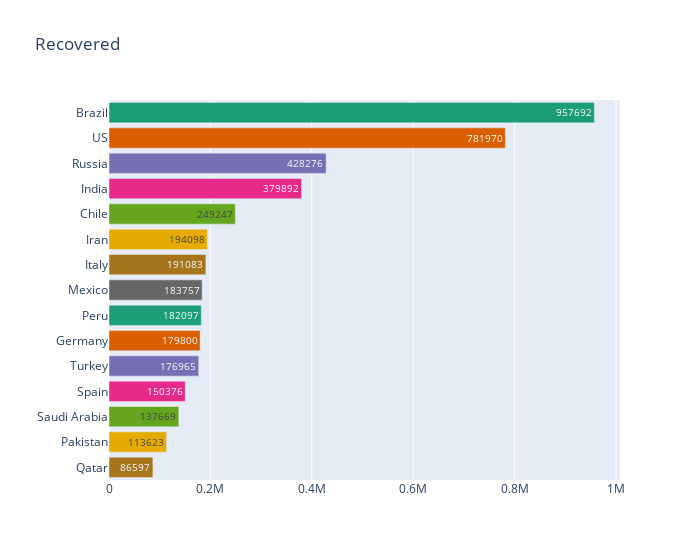

Notebook cell for this chart:
### Markdown cell above
### Recovered cases

### Code cell
plot_barh('Recovered')

### Figure 1 — Plotly figure (JSON) as saved in the notebook; plotly's stock layout.template omitted (floating-point values rounded to 4 significant figures)
{"data": [{"alignmentgroup": "True", "customdata": [[1496858, 61884]], "hovertemplate": "Country/Region=%{y}<br>Recovered=%{text}<br>Confirmed=%{customdata[0]}<br>Deaths=%{customdata[1]}<extra></extra>", "legendgroup": "Brazil", "marker": {"color": "rgb(27,158,119)"}, "name": "Brazil", "offsetgroup": "Brazil", "orientation": "h", "showlegend": true, "text": [957692], "textposition": "auto", "type": "bar", "x": [957692], "xaxis": "x", "y": ["Brazil"], "yaxis": "y"}, {"alignmentgroup": "True", "customdata": [[2739879, 128740]], "hovertemplate": "Country/Region=%{y}<br>Recovered=%{text}<br>Confirmed=%{customdata[0]}<br>Deaths=%{customdata[1]}<extra></extra>", "legendgroup": "US", "marker": {"color": "rgb(217,95,2)"}, "name": "US", "offsetgroup": "US", "orientation": "h", "showlegend": true, "text": [781970], "textposition": "auto", "type": "bar", "x": [781970], "xaxis": "x", "y": ["US"], "yaxis": "y"}, {"alignmentgroup": "True", "customdata": [[660231, 9668]], "hovertemplate": "Country/Region=%{y}<br>Recovered=%{text}<br>Confirmed=%{customdata[0]}<br>Deaths=%{customdata[1]}<extra></extra>", "legendgroup": "Russia", "marker": {"color": "rgb(117,112,179)"}, "name": "Russia", "offsetgroup": "Russia", "orientation": "h", "showlegend": true, "text": [428276], "textposition": "auto", "type": "bar", "x": [428276], "xaxis": "x", "y": ["Russia"], "yaxis": "y"}, {"alignmentgroup": "True", "customdata": [[625544, 18213]], "hovertemplate": "Country/Region=%{y}<br>Recovered=%{text}<br>Confirmed=%{customdata[0]}<br>Deaths=%{customdata[1]}<extra></extra>", "legendgroup": "India", "marker": {"color": "rgb(231,41,138)"}, "name": "India", "offsetgroup": "India", "orientation": "h", "showlegend": true, "text": [379892], "textposition": "auto", "type": "bar", "x": [379892], "xaxis": "x", "y": ["India"], "yaxis": "y"}, {"alignmentgroup": "True", "customdata": [[284541, 5920]], "hovertemplate": "Country/Region=%{y}<br>Recovered=%{text}<br>Confirmed=%{customdata[0]}<br>Deaths=%{customdata[1]}<extra></extra>", "legendgroup": "Chile", "marker": {"color": "rgb(102,166,30)"}, "name": "Chile", "offsetgroup": "Chile", "orientation": "h", "showlegend": true, "text": [249247], "textposition": "auto", "type": "bar", "x": [249247], "xaxis": "x", "y": ["Chile"], "yaxis": "y"}, {"alignmentgroup": "True", "customdata": [[232863, 11106]], "hovertemplate": "Country/Region=%{y}<br>Recovered=%{text}<br>Confirmed=%{customdata[0]}<br>Deaths=%{customdata[1]}<extra></extra>", "legendgroup": "Iran", "marker": {"color": "rgb(230,171,2)"}, "name": "Iran", "offsetgroup": "Iran", "orientation": "h", "showlegend": true, "text": [194098], "textposition": "auto", "type": "bar", "x": [194098], "xaxis": "x", "y": ["Iran"], "yaxis": "y"}, {"alignmentgroup": "True", "customdata": [[240961, 34818]], "hovertemplate": "Country/Region=%{y}<br>Recovered=%{text}<br>Confirmed=%{customdata[0]}<br>Deaths=%{customdata[1]}<extra></extra>", "legendgroup": "Italy", "marker": {"color": "rgb(166,118,29)"}, "name": "Italy", "offsetgroup": "Italy", "orientation": "h", "showlegend": true, "text": [191083], "textposition": "auto", "type": "bar", "x": [191083], "xaxis": "x", "y": ["Italy"], "yaxis": "y"}, {"alignmentgroup": "True", "customdata": [[238511, 29189]], "hovertemplate": "Country/Region=%{y}<br>Recovered=%{text}<br>Confirmed=%{customdata[0]}<br>Deaths=%{customdata[1]}<extra></extra>", "legendgroup": "Mexico", "marker": {"color": "rgb(102,102,102)"}, "name": "Mexico", "offsetgroup": "Mexico", "orientation": "h", "showlegend": true, "text": [183757], "textposition": "auto", "type": "bar", "x": [183757], "xaxis": "x", "y": ["Mexico"], "yaxis": "y"}, {"alignmentgroup": "True", "customdata": [[292004, 10045]], "hovertemplate": "Country/Region=%{y}<br>Recovered=%{text}<br>Confirmed=%{customdata[0]}<br>Deaths=%{customdata[1]}<extra></extra>", "legendgroup": "Peru", "marker": {"color": "rgb(27,158,119)"}, "name": "Peru", "offsetgroup": "Peru", "orientation": "h", "showlegend": true, "text": [182097], "textposition": "auto", "type": "bar", "x": [182097], "xaxis": "x", "y": ["Peru"], "yaxis": "y"}, {"alignmentgroup": "True", "customdata": [[196370, 9006]], "hovertemplate": "Country/Region=%{y}<br>Recovered=%{text}<br>Confirmed=%{customdata[0]}<br>Deaths=%{customdata[1]}<extra></extra>", "legendgroup": "Germany", "marker": {"color": "rgb(217,95,2)"}, "name": "Germany", "offsetgroup": "Germany", "orientation": "h", "showlegend": true, "text": [179800], "textposition": "auto", "type": "bar", "x": [179800], "xaxis": "x", "y": ["Germany"], "yaxis": "y"}, {"alignmentgroup": "True", "customdata": [[202284, 5167]], "hovertemplate": "Country/Region=%{y}<br>Recovered=%{text}<br>Confirmed=%{customdata[0]}<br>Deaths=%{customdata[1]}<extra></extra>", "legendgroup": "Turkey", "marker": {"color": "rgb(117,112,179)"}, "name": "Turkey", "offsetgroup": "Turkey", "orientation": "h", "showlegend": true, "text": [176965], "textposition": "auto", "type": "bar", "x": [176965], "xaxis": "x", "y": ["Turkey"], "yaxis": "y"}, {"alignmentgroup": "True", "customdata": [[250103, 28368]], "hovertemplate": "Country/Region=%{y}<br>Recovered=%{text}<br>Confirmed=%{customdata[0]}<br>Deaths=%{customdata[1]}<extra></extra>", "legendgroup": "Spain", "marker": {"color": "rgb(231,41,138)"}, "name": "Spain", "offsetgroup": "Spain", "orientation": "h", "showlegend": true, "text": [150376], "textposition": "auto", "type": "bar", "x": [150376], "xaxis": "x", "y": ["Spain"], "yaxis": "y"}, {"alignmentgroup": "True", "customdata": [[197608, 1752]], "hovertemplate": "Country/Region=%{y}<br>Recovered=%{text}<br>Confirmed=%{customdata[0]}<br>Deaths=%{customdata[1]}<extra></extra>", "legendgroup": "Saudi Arabia", "marker": {"color": "rgb(102,166,30)"}, "name": "Saudi Arabia", "offsetgroup": "Saudi Arabia", "orientation": "h", "showlegend": true, "text": [137669], "textposition": "auto", "type": "bar", "x": [137669], "xaxis": "x", "y": ["Saudi Arabia"], "yaxis": "y"}, {"alignmentgroup": "True", "customdata": [[221896, 4551]], "hovertemplate": "Country/Region=%{y}<br>Recovered=%{text}<br>Confirmed=%{customdata[0]}<br>Deaths=%{customdata[1]}<extra></extra>", "legendgroup": "Pakistan", "marker": {"color": "rgb(230,171,2)"}, "name": "Pakistan", "offsetgroup": "Pakistan", "orientation": "h", "showlegend": true, "text": [113623], "textposition": "auto", "type": "bar", "x": [113623], "xaxis": "x", "y": ["Pakistan"], "yaxis": "y"}, {"alignmentgroup": "True", "customdata": [[97897, 118]], "hovertemplate": "Country/Region=%{y}<br>Recovered=%{text}<br>Confirmed=%{customdata[0]}<br>Deaths=%{customdata[1]}<extra></extra>", "legendgroup": "Qatar", "marker": {"color": "rgb(166,118,29)"}, "name": "Qatar", "offsetgroup": "Qatar", "orientation": "h", "showlegend": true, "text": [86597], "textposition": "auto", "type": "bar", "x": [86597], "xaxis": "x", "y": ["Qatar"], "yaxis": "y"}], "layout": {"barmode": "relative", "legend": {"title": {"text": "Country/Region"}, "tracegroupgap": 0}, "showlegend": false, "title": {"text": "Recovered"}, "uniformtext": {"minsize": 8, "mode": "hide"}, "width": 700, "xaxis": {"anchor": "y", "domain": [0, 1], "title": {"text": ""}}, "yaxis": {"anchor": "x", "categoryarray": ["Qatar", "Pakistan", "Saudi Arabia", "Spain", "Turkey", "Germany", "Peru", "Mexico", "Italy", "Iran", "Chile", "India", "Russia", "US", "Brazil"], "categoryorder": "array", "domain": [0, 1], "title": {"text": ""}}}}
